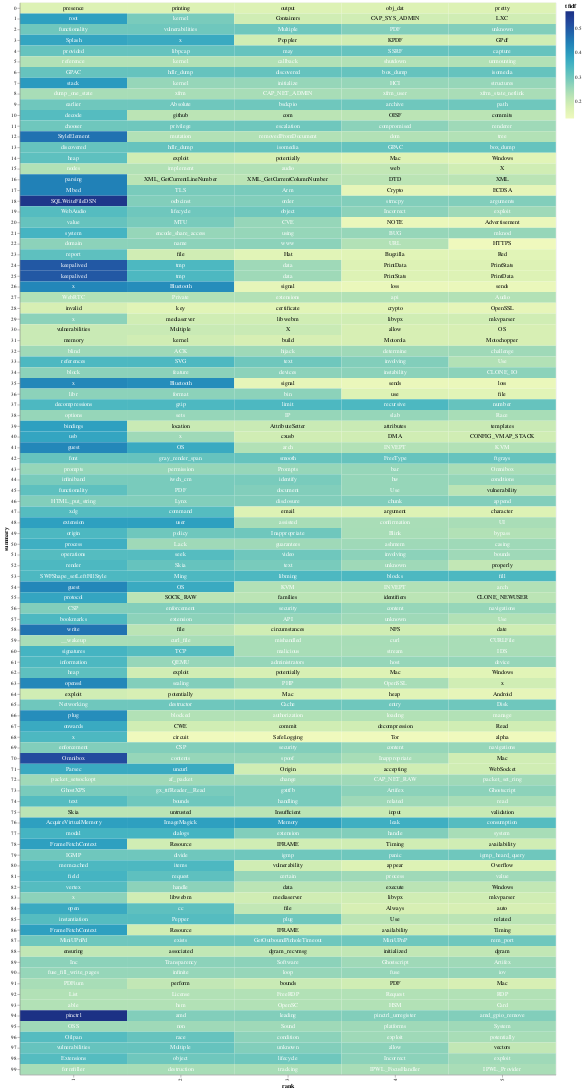

The cell this chart's notebook holds for it:
### Code cell
(heatmap + text).properties(width = 1000)

### Figure 1 — Vega-Lite specification as saved in the notebook (floating-point values rounded to 4 significant figures; data arrays with more than 128 entries replaced by an {"elided": "..."} marker saying what was removed)
{"config": {"view": {"continuousWidth": 300, "continuousHeight": 300}}, "layer": [{"mark": {"type": "rect"}, "encoding": {"color": {"field": "tfidf", "type": "quantitative"}, "x": {"field": "rank", "type": "ordinal"}, "y": {"field": "summary", "type": "nominal"}}, "transform": [{"window": [{"op": "rank", "field": "", "as": "rank"}], "groupby": ["summary"], "sort": [{"field": "tfidf", "order": "descending"}]}]}, {"mark": {"type": "text", "baseline": "middle"}, "encoding": {"color": {"condition": {"test": "(datum.tfidf >= 0.23)", "value": "white"}, "value": "black"}, "text": {"field": "term", "type": "nominal"}, "x": {"field": "rank", "type": "ordinal"}, "y": {"field": "summary", "type": "nominal"}}, "transform": [{"window": [{"op": "rank", "field": "", "as": "rank"}], "groupby": ["summary"], "sort": [{"field": "tfidf", "order": "descending"}]}]}], "data": {"name": "data-6e4059a4eb63a31239ba51c3977b3d7b"}, "width": 1000, "$schema": "https://vega.github.io/schema/vega-lite/v5.16.3.json", "datasets": {"data-6e4059a4eb63a31239ba51c3977b3d7b": {"elided": "500 records"}}}
